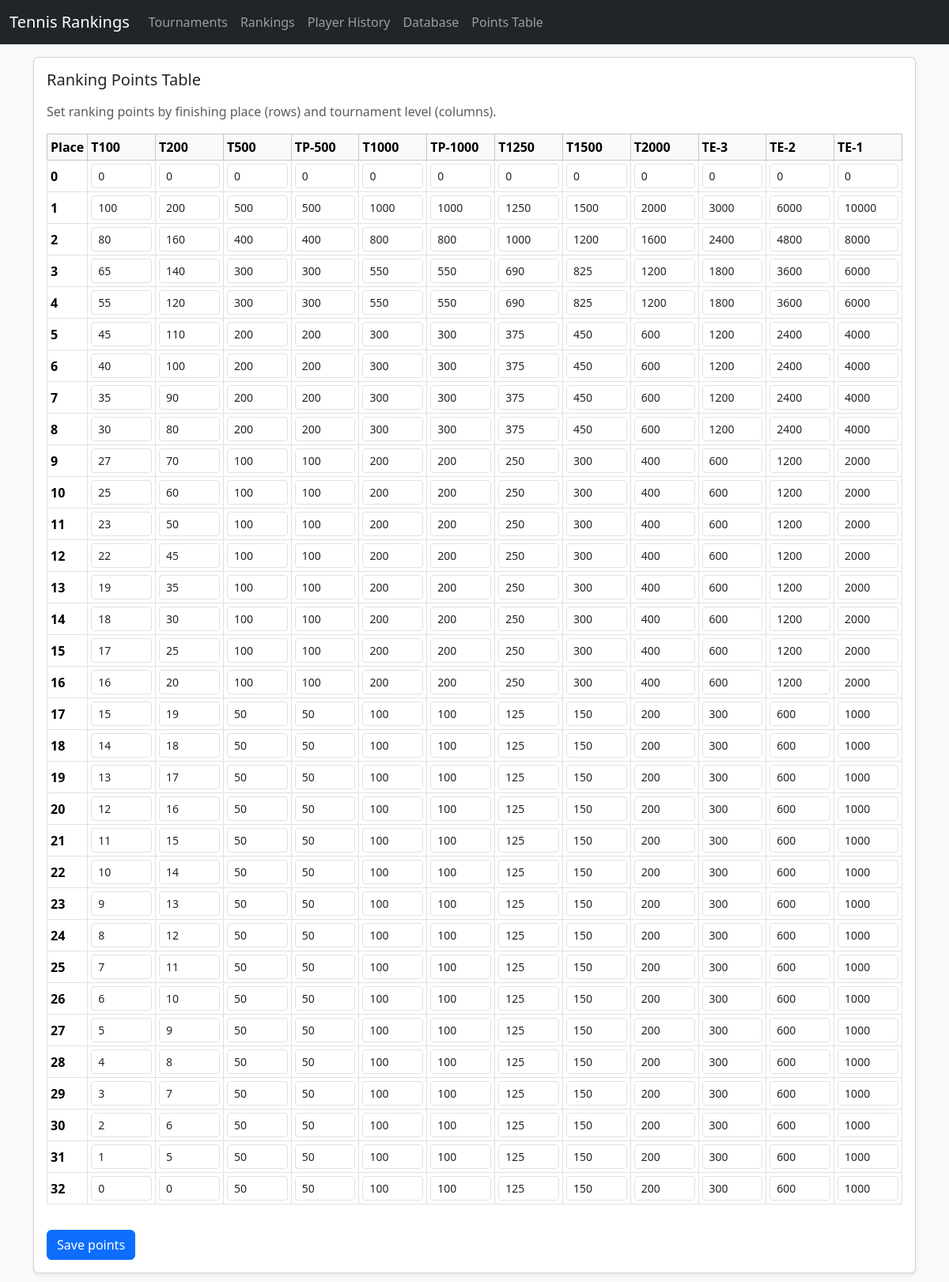
The app's page /points with its own data.
### tables this page shows
CREATE TABLE points (
            Place INTEGER PRIMARY KEY
            , T100   INTEGER
            , T200   INTEGER
            , T500   INTEGER
            , TP500  INTEGER
            , T1000  INTEGER
            , TP1000 INTEGER
            , T1250  INTEGER
            , T1500  INTEGER
            , T2000  INTEGER
            , TE3    INTEGER
            , TE2    INTEGER
            , TE1    INTEGER
        );

### app.py (the view, shortened to what this page needs)
@app.route("/points", methods=["GET", "POST"])
def points():
    ensure_points_table()
    saved = request.args.get("saved") == "1"
    conn = get_db_connection()
    cur = conn.cursor()
    cur.execute("SELECT * FROM points ORDER BY Place;")
    rows = cur.fetchall()
    conn.close()
    return render_template(
        "points.html",
        rows=rows,
        point_columns=POINT_COLUMNS,
        saved=saved,
        age_groups=AGE_GROUPS,
    )

### app.py (called while the page is built, shortened)
@app.before_request
def bootstrap_db():
    global _bootstrapped

def ensure_points_table():
    conn = get_db_connection()
    cur = conn.cursor()
    cur.execute(
        """
        CREATE TABLE IF NOT EXISTS points (
            Place INTEGER PRIMARY KEY
            , T100   INTEGER
            , T200   INTEGER
            , T500   INTEGER
            , TP500  INTEGER
            , T1000  INTEGER
            , TP1000 INTEGER
            , T1250  INTEGER
            , T1500  INTEGER
            , T2000  INTEGER
            , TE3    INTEGER
            , TE2    INTEGER
            , TE1    INTEGER
        );
        """
    )
    for place in range(0, 33):
        cur.execute("SELECT COUNT(*) AS c FROM points WHERE Place = ?;", (place,))
        if cur.fetchone()["c"] == 0:
            cur.execute("INSERT INTO points (Place) VALUES (?);", (place,))
    conn.commit()
    conn.close()

def get_db_connection():
    print("Using DB file:", DB_PATH)
    conn = sqlite3.connect(DB_PATH)
    conn.row_factory = sqlite3.Row
    return conn

    @app.after_request
    def add_header(response):
        response.headers["Cache-Control"] = "no-store, no-cache, must-revalidate, max-age=0"
        response.headers["Pragma"] = "no-cache"
        response.headers["Expires"] = "0"
        return response

### templates/points.html (shortened to what this page needs)
{% extends "base.html" %}
{% block content %}
<div class="card shadow-sm">
  <div class="card-body">
    <h5 class="card-title mb-3">Ranking Points Table</h5>
    <p class="text-muted">
      Set ranking points by finishing place (rows) and tournament level (columns).
    </p>
    <form method="post" action="{{ url_for('points') }}">
      <div class="table-responsive" style="overflow-x: auto; white-space: nowrap;">
        <table class="table table-sm table-bordered align-middle">
          <thead class="table-light">
            <tr>
              <th>Place</th>
              {% for col_name, display_name in point_columns %}
              <th>{{ display_name }}</th>
              {% endfor %}
            </tr>
          </thead>
          <tbody>
            {% for row in rows %}
            <tr>
              <td><strong>{{ row["Place"] }}</strong></td>
              {% for col_name, display_name in point_columns %}
              {% set field_name = col_name ~ "_" ~ row["Place"] %}
              <td style="min-width: 70px;">
                <input
                  type="number"
                  class="form-control form-control-sm"
                  name="{{ field_name }}"
                  value="{{ row[col_name] if row[col_name] is not none }}"
                />
              </td>
              {% endfor %}
            </tr>
            {% endfor %}
          </tbody>
        </table>
      </div>
      <button type="submit" class="btn btn-primary mt-3">
        Save points
      </button>
    </form>
  </div>
</div>
{% endblock %}

### templates/base.html (shortened to what this page needs)
<!doctype html>
<html lang="en">
  <head>
    <link
      href="https://cdn.jsdelivr.net/npm/bootstrap@5.3.3/dist/css/bootstrap.min.css"
      rel="stylesheet"
    />
  </head>
  <body class="bg-light">
    <nav class="navbar navbar-expand-lg navbar-dark bg-dark mb-3">
      <div class="container-fluid">
        <a class="navbar-brand" href="{{ url_for('home') }}">Tennis Rankings</a>
        <div
          class="collapse navbar-collapse"
          id="navbarNav"
        >
          <ul class="navbar-nav me-auto">
            <li class="nav-item">
              <a class="nav-link" href="{{ url_for('tournaments') }}">Tournaments</a>
            </li>
            <li class="nav-item">
              <a class="nav-link" href="{{ url_for('rankings') }}">Rankings</a>
            </li>
            <li class="nav-item">
              <a class="nav-link" href="{{ url_for('player') }}">Player History</a>
            </li>
            <li class="nav-item">
              <a class="nav-link" href="{{ url_for('database_admin') }}">Database</a>
            </li>
            <li class="nav-item">
              <a class="nav-link" href="{{ url_for('points') }}">Points Table</a>
            </li>
          </ul>
        </div>
      </div>
    </nav>
    <main class="container mb-5">
      {% if request.path == "/" %}
      {% if updated %}
<div class="alert alert-success">
  Rankings updated successfully.
</div>
{% endif %}
      <div class="row">
        <div class="col-12 col-md-6 mb-3">
          <div class="card shadow-sm">
            <div class="card-body">
              <h5 class="card-title">Rankings by Category</h5>
              <p class="card-text">View current or past weeks by age group.</p>
              <div class="list-group">
                {% for ag in age_groups %}
                <a
                  class="list-group-item list-group-item-action"
                  href="{{ url_for('rankings', age_group=ag) }}"
                >
                  {{ ag }}
                </a>
                {% endfor %}
              </div>
            </div>
          </div>
        </div>
        <div class="col-12 col-md-6 mb-3">
          <div class="card shadow-sm">
            <div class="card-body">
              <h5 class="card-title">Player Ranking History</h5>
              <p class="card-text">
                Check how a player's ranking evolves across weeks.
              </p>
              <form
                method="get"
                action="{{ url_for('player') }}"
              >
                <div class="mb-3">
                  <label for="name" class="form-label">Player name</label>
                  <input
                    type="text"
                    class="form-control"
                    id="name"
                    name="name"
                    placeholder="e.g. Kevin Nita"
                  />
                </div>
                <button type="submit" class="btn btn-primary">
                  View history
                </button>
              </form>
            </div>
          </div>
        </div>
        <div class="col-12 col-md-6 mb-3">
  <div class="card shadow-sm">
    <div class="card-body">
      <h5 class="card-title">Cookie settings</h5>
      <p class="card-text">
        Update the TournamentSoftware cookie if rankings stop loading.
      </p>
      <a href="{{ url_for('edit_cookie') }}" class="btn btn-secondary">
        Edit cookie
      </a>
    </div>
  </div>
</div>
        <div class="col-12 col-md-6 mb-3">
  <div class="card shadow-sm">
    <div class="card-body">
      <h5 class="card-title">Update rankings</h5>
      <p class="card-text">
        Fetch the latest rankings for all categories and store them in the archive.
      </p>
      <a href="{{ url_for('admin_update') }}" class="btn btn-warning">
        Refresh now
      </a>
    </div>
  </div>
</div>
      </div>
      {% else %}
      {% block content %}{% endblock %}
      {% endif %}
    </main>
  </body>
</html>

### records on screen
points: Place "0", T100 "0" "0" "0" "0" "0" "0" "0" "0" "0" "0" "0" "0"
points: Place "1", T100 "100" "200" "500" "500" "1000" "1000" "1250" "1500" "2000" "3000" "6000" "10000"
points: Place "2", T100 "80" "160" "400" "400" "800" "800" "1000" "1200" "1600" "2400" "4800" "8000"
points: Place "3", T100 "65" "140" "300" "300" "550" "550" "690" "825" "1200" "1800" "3600" "6000"
points: Place "4", T100 "55" "120" "300" "300" "550" "550" "690" "825" "1200" "1800" "3600" "6000"
points: Place "5", T100 "45" "110" "200" "200" "300" "300" "375" "450" "600" "1200" "2400" "4000"
points: Place "6", T100 "40" "100" "200" "200" "300" "300" "375" "450" "600" "1200" "2400" "4000"
points: Place "7", T100 "35" "90" "200" "200" "300" "300" "375" "450" "600" "1200" "2400" "4000"
points: Place "8", T100 "30" "80" "200" "200" "300" "300" "375" "450" "600" "1200" "2400" "4000"
points: Place "9", T100 "27" "70" "100" "100" "200" "200" "250" "300" "400" "600" "1200" "2000"
points: Place "10", T100 "25" "60" "100" "100" "200" "200" "250" "300" "400" "600" "1200" "2000"
points: Place "11", T100 "23" "50" "100" "100" "200" "200" "250" "300" "400" "600" "1200" "2000"
points: Place "12", T100 "22" "45" "100" "100" "200" "200" "250" "300" "400" "600" "1200" "2000"
points: Place "13", T100 "19" "35" "100" "100" "200" "200" "250" "300" "400" "600" "1200" "2000"
points: Place "14", T100 "18" "30" "100" "100" "200" "200" "250" "300" "400" "600" "1200" "2000"
points: Place "15", T100 "17" "25" "100" "100" "200" "200" "250" "300" "400" "600" "1200" "2000"
points: Place "16", T100 "16" "20" "100" "100" "200" "200" "250" "300" "400" "600" "1200" "2000"
points: Place "17", T100 "15" "19" "50" "50" "100" "100" "125" "150" "200" "300" "600" "1000"
points: Place "18", T100 "14" "18" "50" "50" "100" "100" "125" "150" "200" "300" "600" "1000"
points: Place "19", T100 "13" "17" "50" "50" "100" "100" "125" "150" "200" "300" "600" "1000"
points: Place "20", T100 "12" "16" "50" "50" "100" "100" "125" "150" "200" "300" "600" "1000"
points: Place "21", T100 "11" "15" "50" "50" "100" "100" "125" "150" "200" "300" "600" "1000"
points: Place "22", T100 "10" "14" "50" "50" "100" "100" "125" "150" "200" "300" "600" "1000"
points: Place "23", T100 "9" "13" "50" "50" "100" "100" "125" "150" "200" "300" "600" "1000"
points: Place "24", T100 "8" "12" "50" "50" "100" "100" "125" "150" "200" "300" "600" "1000"
points: Place "25", T100 "7" "11" "50" "50" "100" "100" "125" "150" "200" "300" "600" "1000"
points: Place "26", T100 "6" "10" "50" "50" "100" "100" "125" "150" "200" "300" "600" "1000"
points: Place "27", T100 "5" "9" "50" "50" "100" "100" "125" "150" "200" "300" "600" "1000"
points: Place "28", T100 "4" "8" "50" "50" "100" "100" "125" "150" "200" "300" "600" "1000"
points: Place "29", T100 "3" "7" "50" "50" "100" "100" "125" "150" "200" "300" "600" "1000"
points: Place "30", T100 "2" "6" "50" "50" "100" "100" "125" "150" "200" "300" "600" "1000"
points: Place "31", T100 "1" "5" "50" "50" "100" "100" "125" "150" "200" "300" "600" "1000"
points: Place "32", T100 "0" "0" "50" "50" "100" "100" "125" "150" "200" "300" "600" "1000"

### other values on screen
{{ display_name }} "T100" "T200" "T500" "TP-500" "T1000" "TP-1000" "T1250" "T1500" "T2000" "TE-3" "TE-2" "TE-1"
